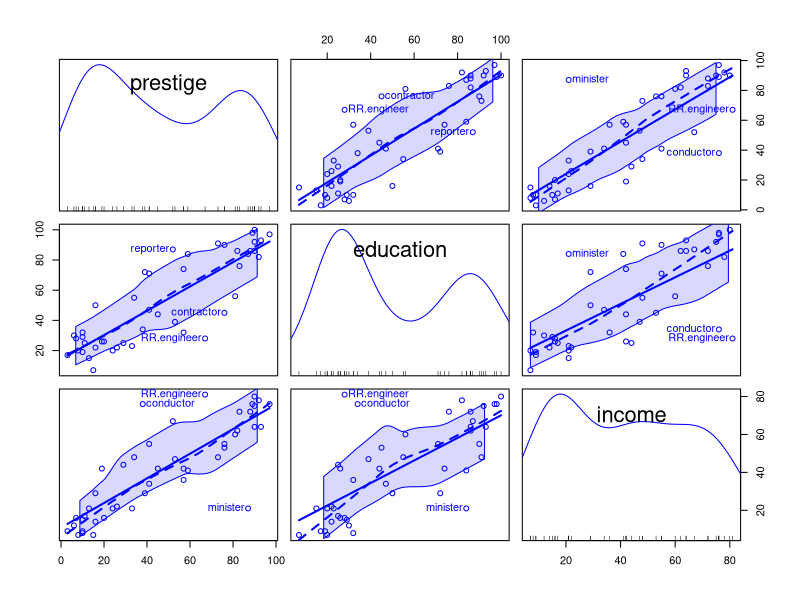

Here is the R script that generated this plot: (Note: this script raises an error after producing the figure.)
library(car)

scatterplotMatrix( ~ prestige + education + income, id=list (n=3),
                   data=Duncan)

scatter3d(prestige ~ income + education, data=Duncan)

M1=lm(prestige~education+income,data=Duncan)
summary(M1)

qqPlot(M1,id=list(n=3))

residualPlots(M1,~income+education,type="rstudent")

spreadLevelPlot(M1)

influenceIndexPlot(M1, vars=c ("Cook", "hat"), id=list(n=3))

avPlots(M1)

crPlots(M1)


M1.1=lm(prestige~education+income,data=Duncan,subset=-c(6,16))

compareCoefs(M1,M1.1)

summary(M1.1)
#####################################################

scatterplot (prestige ~ income | type,data=Prestige)

scatterplotMatrix (~ prestige + income + education + women,
                   data=Prestige)

scatterplotMatrix (
  ~ prestige + log (income) + education + women | type,
  data=Prestige)


M1=lm(prestige~education+log2(income)+women,data=Prestige)
summary(M1)

library ("effects")
plot (predictorEffects (M1))

M2=lm(prestige~education+log2(income)+type,data=Prestige)
summary(M2)

plot (predictorEffects (M2, predictors = ~ type + education +
                          income))



M3=lm(prestige~education*type+log2(income)*type,data=Prestige)
summary(M3)


plot (predictorEffects (M3, ~ education))
plot (predictorEffects (M3, ~ income))

Confint(M2)
confidenceEllipse (M2)

anova(M2,M3)

######################################################

plot (weight ~ repwt, data=Davis)
M=lm(weight ~ repwt,data=Davis,subset=-12)
linearHypothesis(M,diag(2),c(0,1))
linearHypothesis (M, c ("(Intercept) = 0", "repwt = 1"))

###################################

r=lm(mpg~.,data=mtcars)
library(MASS)
step(r)
stepAIC(r)

library(glmnet)
a=glmnet(as.matrix(mtcars[,-1]),as.matrix(mtcars[,1]))
plot(a)

b=cv.glmnet(as.matrix(mtcars[,-1]),as.matrix(mtcars[,1]))
plot(b)

coef(b,s="lambda.min")
coef(b,s="lambda.1se")
